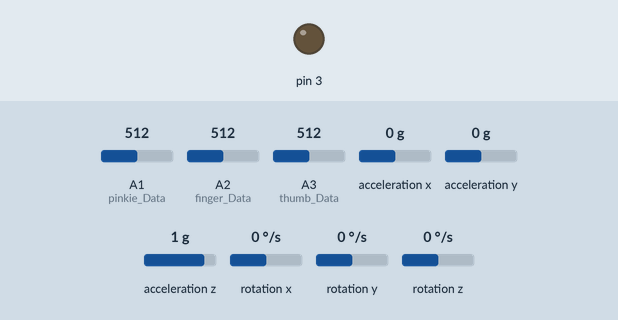
Bench run of a program on a simulated Arduino Nano, built with avr-gcc and run on an emulated ATmega328P. Shown: output pins drawn as LEDs (lit = HIGH). Wiring (inferred from the names in the program): MPU-6050 motion sensor at I2C address 0x68; MPU-6050 motion sensor at I2C address 0x69. Inputs (shaded band) come from the test bench; at power-on: A1 (pinkie_Data) = 512, A2 (finger_Data) = 512, A3 (thumb_Data) = 512, acceleration x 0 g, acceleration y 0 g, acceleration z 1 g, rotation x 0 °/s, rotation y 0 °/s, rotation z 0 °/s. What the program prints to the serial monitor is not drawn.

Above: at 0.1 s.
At 4.2 s:
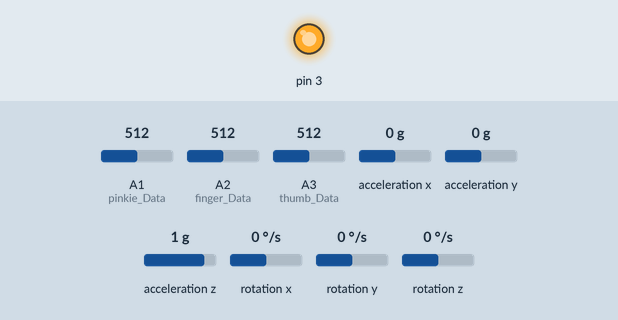
4.3 s: A1 (pinkie_Data) set to 418
5.8 s: A1 (pinkie_Data) set to 395
8.2 s: A2 (finger_Data) set to 418
9.7 s: A2 (finger_Data) set to 391
11.9 s: A3 (thumb_Data) set to 467
14.9 s: A3 (thumb_Data) set to 444
Timing chart, 0 to 17.9 s (numbered marks = the images above; inputs shaded):
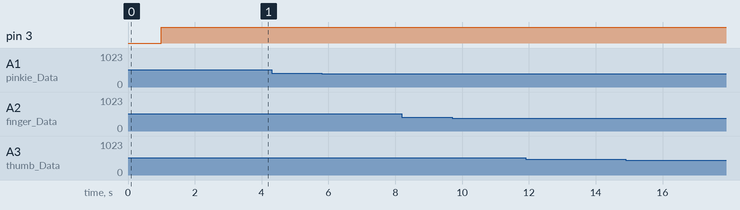

Measured:
- after the input at 4.3 s, every drawn part: stays the same
- after the input at 5.8 s, every drawn part: stays the same
- after the input at 8.2 s, every drawn part: stays the same
- after the input at 9.7 s, every drawn part: stays the same
- after the input at 11.9 s, every drawn part: stays the same
- after the input at 14.9 s, every drawn part: stays the same

The program:

main.cpp
```cpp
#include <Arduino.h>
#include <Wire.h>

//Create thumb Sensors
int pinkie = 0; //Pinkie thumb
int finger = 0; //finger thumb
int thumb = 0; //Index thumb

int pinkie_Data = A1;
int finger_Data = A2;
int thumb_Data = A3;

//const int MPU_addr = 0x68;
const int MPU2 = 0x69, MPU1 = 0x68;

//First MPU6050
int16_t AcX1, AcY1, AcZ1, Tmp1, GyX1, GyY1, GyZ1;
int minVal = 265;
int maxVal = 402;
double x;
double y;
double z;

//Second MPU6050
int16_t AcX2, AcY2, AcZ2, Tmp2, GyX2, GyY2, GyZ2;
int minVal2 = 265;
int maxVal2 = 402;
double x2;
double y2;
double z2;

/*Autotune flex parameter
  For Debug Mode. Check the upper and lowe limit of the flex sensors
  3 Flex sensors used. Thumb, Middle, Pinkie
*/
int thumb_high = 0;
int thumb_low = 0;
int finger_high = 0;
int finger_low = 0;
int pinkie_high = 0;
int pinkie_low = 0;

//Stop Caliberating the Flex Sensor when complete
bool bool_caliberate = false;

//How often to send values to the Robotic Arm
int response_time = 100;

void GetMpuValue1(const int MPU);
void GetMpuValue2(const int MPU);

void setup() {
  pinMode(3, OUTPUT);
  Wire.begin();
  Wire.beginTransmission(MPU1);
  Wire.write(0x6B);// PWR_MGMT_1 register
  Wire.write(0); // set to zero (wakes up the MPU-6050)
  Wire.endTransmission(true); Wire.begin();
  Wire.beginTransmission(MPU2);
  Wire.write(0x6B);// PWR_MGMT_1 register
  Wire.write(0); // set to zero (wakes up the MPU-6050)
  Wire.endTransmission(true);
  Serial.begin(4800);
  delay(1000);

}
void loop() {

  /*
    Note: Serial.print() would send all values the robotic arm using via bluetooth.
  */

  digitalWrite(3, HIGH); //turn LED on

  //debug_flex(); //Debug Mode on/off
  //Serial.println("test");
  //get values for first mpu having address of 0x68
  GetMpuValue1(MPU1);
  //Serial.prinlnt("  ");
  delay(10);

  //get values for second mpu having address of 0x69
  GetMpuValue2(MPU2);
  //Serial.println("");
  delay(10);

  //Print out a value, based on the change of the XYZ co-ordinates of 1st or 2nd MPU

  //Move Left
  if ( x > 15 && x < 55 && y < 30) {
    Serial.print("L");
    delay(response_time);
  }

  //Move Right
  if ( x < 310 && x > 270) {
    Serial.print("R");
    delay(response_time);
  }

  //Claw Up
  if ( y > 60 && y < 80) {
    Serial.print("G");
    delay(response_time);
  }

  //  //Claw Down
  if ( y < 310 && y > 270) {
    Serial.print("U");
    delay(response_time);
  }

  //  //Move right
  if ( y2 > 50 && y2 < 85) {
    Serial.print("C");
    delay(response_time);
  }

  //  //Move left --- Right Hand
  if ( y2 < 160 && y2 > 120) {
    Serial.print("c");
    delay(response_time);

  }

  // read the values from Flex Sensors to Arduino
  pinkie = analogRead(pinkie_Data);
  finger = analogRead(finger_Data);
  thumb = analogRead(thumb_Data);


  //Calibrate to find upper and lower limit of the Flex Sensor
  if (bool_caliberate == false ) {
    delay(1000);

    thumb_high = (thumb * 1.15);
    thumb_low = (thumb * 0.9);

    finger_high = (finger * 1.03);
    finger_low = (finger * 0.8);

    pinkie_high = (pinkie * 1.06);
    pinkie_low = (pinkie * 0.8);

    bool_caliberate = true;
  }

  delay(response_time);

  // Pinkie
  if (pinkie >= pinkie_high) {
    Serial.print("P");
    delay(response_time);

  }
  if (pinkie <= pinkie_low ) {
    Serial.print("p");
    delay(response_time);
  }


  // thumb 1 - thumb (Base Rotation)
  if (thumb >= thumb_high) {
    Serial.print("T");
    delay(response_time);
  }

  if (thumb <= thumb_low) {
    Serial.print("t");
    delay(response_time);
  }

  // finger 1 - Claw Bend/Open
  if (finger >= finger_high) {
    Serial.print("F");
    delay(response_time);
  }

  if (finger <= finger_low) {
    Serial.print("f");
    delay(response_time);
  }
  else {
    delay(5);
  }
}

void GetMpuValue1(const int MPU) {

  Wire.beginTransmission(MPU);
  Wire.write(0x3B); // starting with register 0x3B (ACCEL_XOUT_H)
  Wire.endTransmission(false);
  Wire.requestFrom(MPU, 14, true); // request a total of 14 registers

  AcX1 = Wire.read() << 8 | Wire.read(); // 0x3B (ACCEL_XOUT_H) & 0x3C (ACCEL_XOUT_L)
  AcY1 = Wire.read() << 8 |  Wire.read(); // 0x3D (ACCEL_YOUT_H) & 0x3E (ACCEL_YOUT_L)
  AcZ1 = Wire.read() << 8 | Wire.read(); // 0x3F (ACCEL_ZOUT_H) & 0x40 (ACCEL_ZOUT_L)

  Tmp1 = Wire.read() << 8 | Wire.read(); // 0x41 (TEMP_OUT_H) & 0x42 (TEMP_OUT_L)

  int xAng = map(AcX1, minVal, maxVal, -90, 90);
  int yAng = map(AcY1, minVal, maxVal, -90, 90);
  int zAng = map(AcZ1, minVal, maxVal, -90, 90);

  GyX1 = Wire.read() << 8 | Wire.read(); // 0x43 (GYRO_XOUT_H) & 0x44 (GYRO_XOUT_L)
  GyY1 = Wire.read() << 8 | Wire.read(); // 0x45 (GYRO_YOUT_H) & 0x46 (GYRO_YOUT_L)
  GyZ1 = Wire.read() << 8 | Wire.read(); // 0x47 (GYRO_ZOUT_H) & 0x48 (GYRO_ZOUT_L)

  x = RAD_TO_DEG * (atan2(-yAng, -zAng) + PI) + 4; //offset by 4 degrees to get back to zero
  y = RAD_TO_DEG * (atan2(-xAng, -zAng) + PI);
  z = RAD_TO_DEG * (atan2(-yAng, -xAng) + PI);

  //-- Comment to Debug
  //  Serial.print("AngleX= ");
  //  Serial.print(x);
  //  Serial.print("\t");
  //
  //  Serial.print("AngleY= ");
  //  Serial.print(y);
  //  Serial.print("\t");
  //
  //  Serial.print("AngleZ= ");
  //  Serial.print(z);
  //  Serial.print("\t");
  //  Serial.println("-----------------------------------------");


  //  Serial.print("AcX = ");
  //  Serial.print(AcX1);
  //  Serial.print(" | AcY = ");
  //  Serial.print(AcY1);
  //  Serial.print(" | AcZ = ");
  //  Serial.print(AcZ1);
  //  Serial.print(" | GyX = ");
  //  Serial.print(GyX1);
  //  Serial.print(" | GyY = ");
  //  Serial.print(GyY1);
  //  Serial.print(" | GyZ = ");
  //  Serial.println(GyZ1);
}

void GetMpuValue2(const int MPU) {

  Wire.beginTransmission(MPU);
  Wire.write(0x3B); // starting with register 0x3B (ACCEL_XOUT_H)
  Wire.endTransmission(false);
  Wire.requestFrom(MPU, 14, true); // request a total of 14 registers
  AcX2 = Wire.read() << 8 | Wire.read(); // 0x3B (ACCEL_XOUT_H) & 0x3C (ACCEL_XOUT_L)
  AcY2 = Wire.read() << 8 |  Wire.read(); // 0x3D (ACCEL_YOUT_H) & 0x3E (ACCEL_YOUT_L)
  AcZ2 = Wire.read() << 8 | Wire.read(); // 0x3F (ACCEL_ZOUT_H) & 0x40 (ACCEL_ZOUT_L)

  Tmp2 = Wire.read() << 8 | Wire.read(); // 0x41 (TEMP_OUT_H) & 0x42 (TEMP_OUT_L)

  int xAng2 = map(AcX2, minVal2, maxVal2, -90, 90);
  int yAng2 = map(AcY2, minVal2, maxVal2, -90, 90);
  int zAng2 = map(AcZ2, minVal2, maxVal2, -90, 90);

  GyX2 = Wire.read() << 8 | Wire.read(); // 0x43 (GYRO_XOUT_H) & 0x44 (GYRO_XOUT_L)
  GyY2 = Wire.read() << 8 | Wire.read(); // 0x45 (GYRO_YOUT_H) & 0x46 (GYRO_YOUT_L)
  GyZ2 = Wire.read() << 8 | Wire.read(); // 0x47 (GYRO_ZOUT_H) & 0x48 (GYRO_ZOUT_L)

  x2 = RAD_TO_DEG * (atan2(-yAng2, -zAng2) + PI) + 4; //offset by 4 degrees to get back to zero
  y2 = RAD_TO_DEG * (atan2(-xAng2, -zAng2) + PI);
  z2 = RAD_TO_DEG * (atan2(-yAng2, -xAng2) + PI);

  //-- Comment to Debug
  //    Serial.print("AcX = ");
  //    Serial.print(AcX2);
  //    Serial.print(" | AcY = ");
  //    Serial.print(AcY2);
  //    Serial.print(" | AcZ = ");
  //    Serial.print(AcZ2);
  //    Serial.print(" | GyX = ");
  //    Serial.print(GyX2);
  //    Serial.print(" | GyY = ");
  //    Serial.print(GyY2);
  //    Serial.print(" | GyZ = ");
  //    Serial.println(GyZ2);
  //
  //    Serial.print("AngleX2= ");
  //    Serial.print(x2);
  //    Serial.print("\t");
  //
  //    Serial.print("AngleY2= ");
  //    Serial.print(y2);
  //    Serial.print("\t");
  //
  //    Serial.print("AngleZ2= ");
  //    Serial.print(z2);
  //    Serial.print("\t");
  //  Serial.println("-----------------------------------------");

}

void debug_flex() {
  //Sends value as a serial monitor to port
  //thumb (Claw open / close)
  Serial.print("Thumb: ");
  Serial.print(thumb);
  Serial.print("\t");
  //  //thumb Params
  Serial.print("thumb High: ");
  Serial.print(thumb_high);
  Serial.print("\t");
  Serial.print("T Low: ");
  Serial.print(thumb_low);
  Serial.print("\t");

  //finger (Claw Further)
  Serial.print("finger: ");
  Serial.print(finger);
  Serial.print("\t");

  //  finger Params
  Serial.print("finger High: ");
  Serial.print(finger_high);
  Serial.print("\t");
  Serial.print("finger Low: ");
  Serial.print(finger_low);
  Serial.print("\t");

  //Pinkie (Claw Further)
  Serial.print("Pinkie: ");
  Serial.print(pinkie);
  Serial.print("\t");

  //  //Pinkie Params
  Serial.print("Pinkie High: ");
  Serial.print(pinkie_high);
  Serial.print("\t");
  Serial.print("Pinkie Low: ");
  Serial.print(pinkie_low);
  Serial.print("\t");
  Serial.println();
}
```
